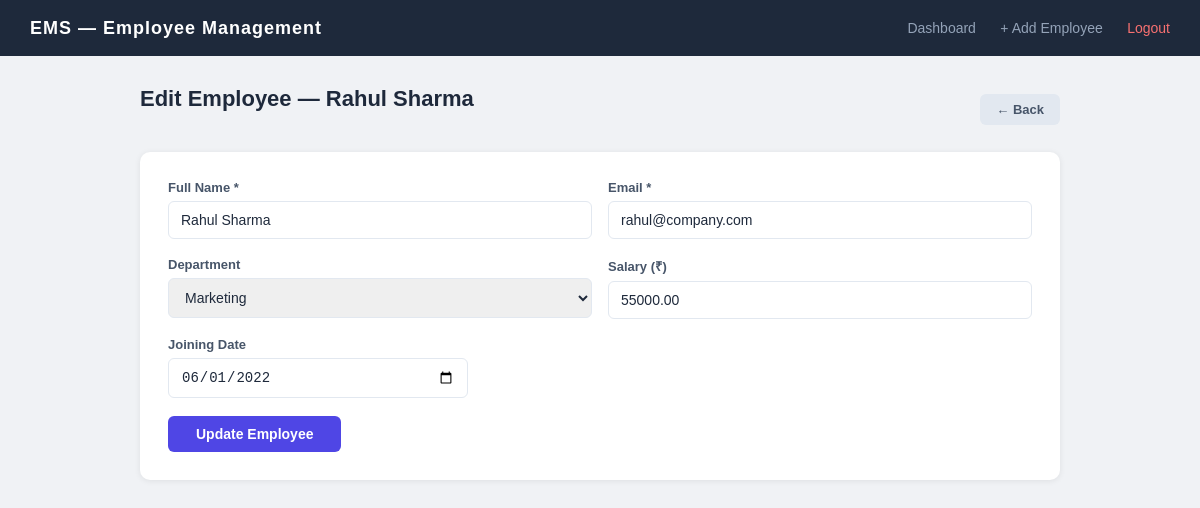
/employee_management/edit.php?id=2 (signed in), run on the app's committed database.
### tables this page shows
CREATE TABLE IF NOT EXISTS employees (
    id         INT AUTO_INCREMENT PRIMARY KEY,
    name       VARCHAR(100) NOT NULL,
    email      VARCHAR(150) UNIQUE NOT NULL,
    department VARCHAR(100),
    salary     DECIMAL(10,2),
    joined_at  DATE,
    created_at DATETIME DEFAULT CURRENT_TIMESTAMP
);

### employee_management/edit.php (the view, shortened to what this page needs)
<?php
require 'layout.php';
$conn = getConnection();
$id   = (int)($_GET['id'] ?? 0);
$stmt = $conn->prepare("SELECT * FROM employees WHERE id = ?");
$stmt->execute([$id]);
$emp = $stmt->fetch();
?>
<div class="top-bar">
    <h2>Edit Employee — <?= htmlspecialchars($emp['name']) ?></h2>
    <a href="dashboard.php" class="btn btn-gray">← Back</a>
</div>
<div class="card">
    <form method="POST">
        <div class="form-row">
            <div class="form-group">
                <label>Full Name *</label>
                <input type="text" name="name" value="<?= htmlspecialchars($emp['name']) ?>" required>
            </div>
            <div class="form-group">
                <label>Email *</label>
                <input type="email" name="email" value="<?= htmlspecialchars($emp['email']) ?>" required>
            </div>
        </div>
        <div class="form-row">
            <div class="form-group">
                <label>Department</label>
                <select name="department">
                    <?php foreach (['Engineering','Marketing','HR','Finance','Operations'] as $d): ?>
                        <option <?= $emp['department'] === $d ? 'selected' : '' ?>><?= $d ?></option>
                    <?php endforeach; ?>
                </select>
            </div>
            <div class="form-group">
                <label>Salary (₹)</label>
                <input type="number" name="salary" value="<?= $emp['salary'] ?>">
            </div>
        </div>
        <div class="form-group" style="max-width:300px">
            <label>Joining Date</label>
            <input type="date" name="joined_at" value="<?= $emp['joined_at'] ?>">
        </div>
        <button type="submit" class="btn btn-primary" style="padding:10px 28px;font-size:14px">Update Employee</button>
    </form>
</div>

### employee_management/layout.php (style rules this page uses)
*, *::before, *::after { box-sizing: border-box; margin: 0; padding: 0; }
body { font-family: Arial, sans-serif; background: #f0f2f5; min-height: 100vh; }
h2 { font-size: 22px; color: #1e293b; margin-bottom: 20px; }
.card { background: #fff; border-radius: 10px; padding: 28px; box-shadow: 0 1px 6px rgba(0,0,0,.08); }
.btn { display: inline-block; padding: 8px 16px; border-radius: 6px; font-size: 13px; font-weight: bold; text-decoration: none; cursor: pointer; border: none; }
.btn-primary { background: #4f46e5; color: #fff; }
.btn-gray { background: #e2e8f0; color: #475569; }
.form-group { margin-bottom: 18px; }
label { display: block; font-size: 13px; font-weight: bold; color: #475569; margin-bottom: 6px; }
input, select { width: 100%; padding: 10px 12px; border: 1px solid #e2e8f0; border-radius: 6px; font-size: 14px; color: #1e293b; }
.form-row { display: grid; grid-template-columns: 1fr 1fr; gap: 16px; }
.top-bar { display: flex; justify-content: space-between; align-items: center; margin-bottom: 20px; }

### data on the page
employees: name "Rahul Sharma", email "rahul@company.com", department "Marketing", salary "55000.00", joined_at "06/01/2022"
